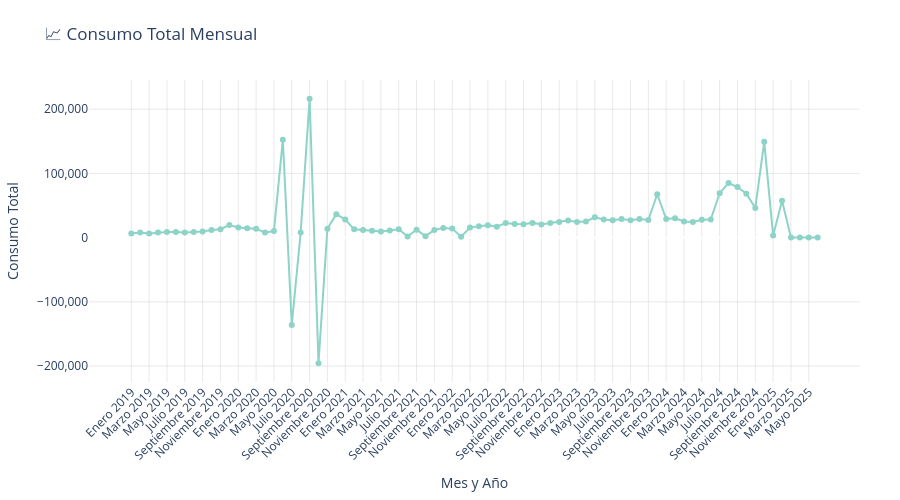

Here is the notebook cell this chart was saved with:
### Code cell
# ---------------------------
# 6. Consumo total mensual (versión Plotly Express)
# ---------------------------
import plotly.express as px

if "MES" in df.columns and "AÑO" in df.columns and "TOTAL DE CONSUMO" in df.columns:
    # Combinar mes y año en una sola columna para el eje X
    df["Periodo"] = df["MES"] + " " + df["AÑO"].astype(str)

    print("📊 Creando gráfica de consumo total mensual...")

    fig_consumo = px.line(
        df,
        x="Periodo",
        y="TOTAL DE CONSUMO",
        title="📈 Consumo Total Mensual",
        labels={
            "Periodo": "Mes y Año",
            "TOTAL DE CONSUMO": "Consumo Total"
        },
        markers=True,  # ✅ Muestra puntos sobre la línea
        line_shape="linear",
        color_discrete_sequence=px.colors.qualitative.Set3
    )

    # Personalizar trazas y etiquetas
    fig_consumo.update_traces(
        text=df["TOTAL DE CONSUMO"].apply(lambda x: f"{int(x):,}"),
        textposition="top center",
        hovertemplate="<b>%{x}</b><br>Consumo: %{y:,}"
    )

    # Ajustes visuales del layout
    fig_consumo.update_layout(
        height=500,
        xaxis_tickangle=-45,
        font=dict(size=12),
        plot_bgcolor="white",
        hovermode="x unified",
        margin=dict(l=40, r=40, t=80, b=80)
    )

    # Líneas de cuadrícula suaves
    fig_consumo.update_xaxes(showgrid=True, gridwidth=0.5, gridcolor="lightgray")
    fig_consumo.update_yaxes(showgrid=True, gridwidth=0.5, gridcolor="lightgray", tickformat=",d")

    fig_consumo.show()

else:
    print("❌ No se encontraron las columnas necesarias ('MES', 'AÑO', 'TOTAL DE CONSUMO').")

### Figure 1 — Plotly figure (JSON) as saved in the notebook; plotly's stock layout.template omitted (floating-point values rounded to 4 significant figures)
{"data": [{"hovertemplate": "<b>%{x}</b><br>Consumo: %{y:,}", "legendgroup": "", "line": {"color": "rgb(141,211,199)", "dash": "solid", "shape": "linear"}, "marker": {"symbol": "circle"}, "mode": "lines+markers", "name": "", "orientation": "v", "showlegend": false, "text": ["6,276", "8,055", "6,527", "8,145", "8,660", "8,886", "8,081", "8,827", "9,467", "11,763", "13,187", "19,559", "15,919", "14,775", "13,875", "7,790", "10,263", "152,330", "-136,087", "7,830", "216,123", "-195,525", "13,924", "36,504", "28,152", "12,837", "11,720", "10,527", "9,555", "11,241", "12,879", "1,570", "12,234", "2,230", "12,038", "14,972", "14,016", "1,465", "15,659", "17,887", "19,122", "16,966", "22,605", "21,121", "20,878", "22,947", "20,280", "22,742", "24,339", "26,564", "24,170", "25,219", "31,626", "28,359", "26,988", "28,892", "27,222", "28,820", "27,443", "67,563", "29,174", "30,229", "25,230", "24,391", "27,851", "28,031", "69,184", "85,073", "78,791", "68,501", "45,964", "149,205", "3,484", "57,273", "62", "59", "67", "65"], "textposition": "top center", "type": "scatter", "x": ["Enero 2019", "Febrero 2019", "Marzo 2019", "Abril 2019", "Mayo 2019", "Junio 2019", "Julio 2019", "Agosto 2019", "Septiembre 2019", "Octubre 2019", "Noviembre 2019", "Diciembre 2019", "Enero 2020", "Febrero 2020", "Marzo 2020", "Abril 2020", "Mayo 2020", "Junio 2020", "Julio 2020", "Agosto 2020", "Septiembre 2020", "Octubre 2020", "Noviembre 2020", "Diciembre 2020", "Enero 2021", "Febrero 2021", "Marzo 2021", "Abril 2021", "Mayo 2021", "Junio 2021", "Julio 2021", "Agosto 2021", "Septiembre 2021", "Octubre 2021", "Noviembre 2021", "Diciembre 2021", "Enero 2022", "Febrero 2022", "Marzo 2022", "Abril 2022", "Mayo 2022", "Junio 2022", "Julio 2022", "Agosto 2022", "Septiembre 2022", "Octubre 2022", "Noviembre 2022", "Diciembre 2022", "Enero 2023", "Febrero 2023", "Marzo 2023", "Abril 2023", "Mayo 2023", "Junio 2023", "Julio 2023", "Agosto 2023", "Septiembre 2023", "Octubre 2023", "Noviembre 2023", "Diciembre 2023", "Enero 2024", "Febrero 2024", "Marzo 2024", "Abril 2024", "Mayo 2024", "Junio 2024", "Julio 2024", "Agosto 2024", "Septiembre 2024", "Octubre 2024", "Noviembre 2024", "Diciembre 2024", "Enero 2025", "Febrero 2025", "Marzo 2025", "Abril 2025", "Mayo 2025", "Junio 2025"], "xaxis": "x", "y": [6276.0, 8055.0, 6527.0, 8145.0, 8660.0, 8886.0, 8081.0, 8827.0, 9467.0, 11760.0, 13190.0, 19560.0, 15920.0, 14780.0, 13880.0, 7790.0, 10260.0, 152300.0, -136100.0, 7830.0, 216100.0, -195500.0, 13920.0, 36500.0, 28150.0, 12840.0, 11720.0, 10530.0, 9555.0, 11240.0, 12880.0, 1570.0, 12230.0, 2230.0, 12040.0, 14970.0, 14020.0, 1465.0, 15660.0, 17890.0, 19120.0, 16970.0, 22600.0, 21120.0, 20880.0, 22950.0, 20280.0, 22740.0, 24340.0, 26560.0, 24170.0, 25220.0, 31630.0, 28360.0, 26990.0, 28890.0, 27220.0, 28820.0, 27440.0, 67560.0, 29170.0, 30230.0, 25230.0, 24390.0, 27850.0, 28030.0, 69180.0, 85070.0, 78790.0, 68500.0, 45960.0, 149200.0, 3484.0, 57270.0, 62.37, 59.76, 67.61, 65.29], "yaxis": "y"}], "layout": {"font": {"size": 12}, "height": 500, "hovermode": "x unified", "legend": {"tracegroupgap": 0}, "margin": {"b": 80, "l": 40, "r": 40, "t": 80}, "plot_bgcolor": "white", "title": {"text": "📈 Consumo Total Mensual"}, "xaxis": {"anchor": "y", "domain": [0, 1], "gridcolor": "lightgray", "gridwidth": 0.5, "showgrid": true, "tickangle": -45, "title": {"text": "Mes y Año"}}, "yaxis": {"anchor": "x", "domain": [0, 1], "gridcolor": "lightgray", "gridwidth": 0.5, "showgrid": true, "tickformat": ",d", "title": {"text": "Consumo Total"}}}}
